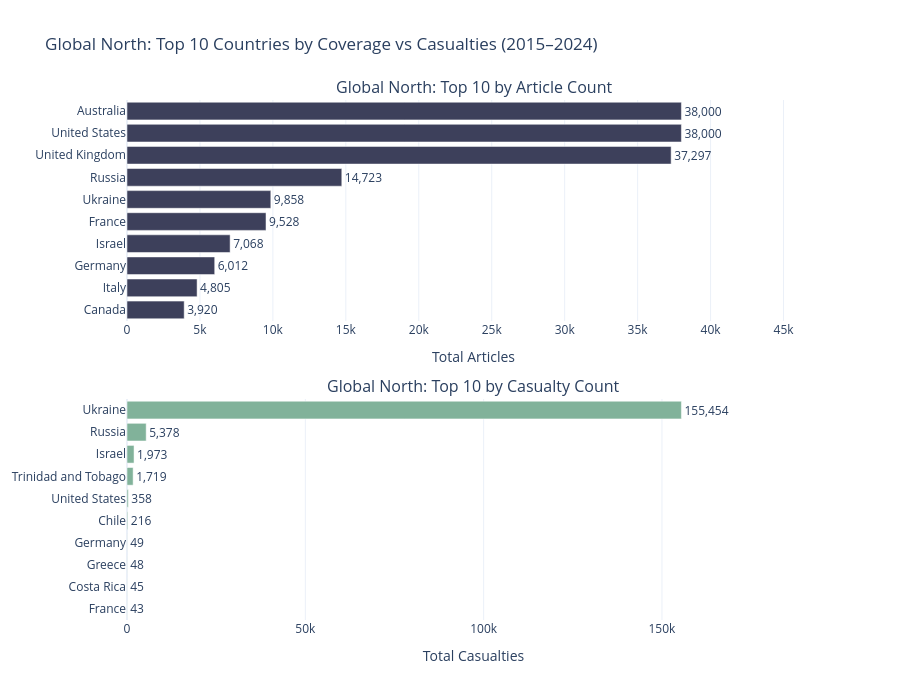
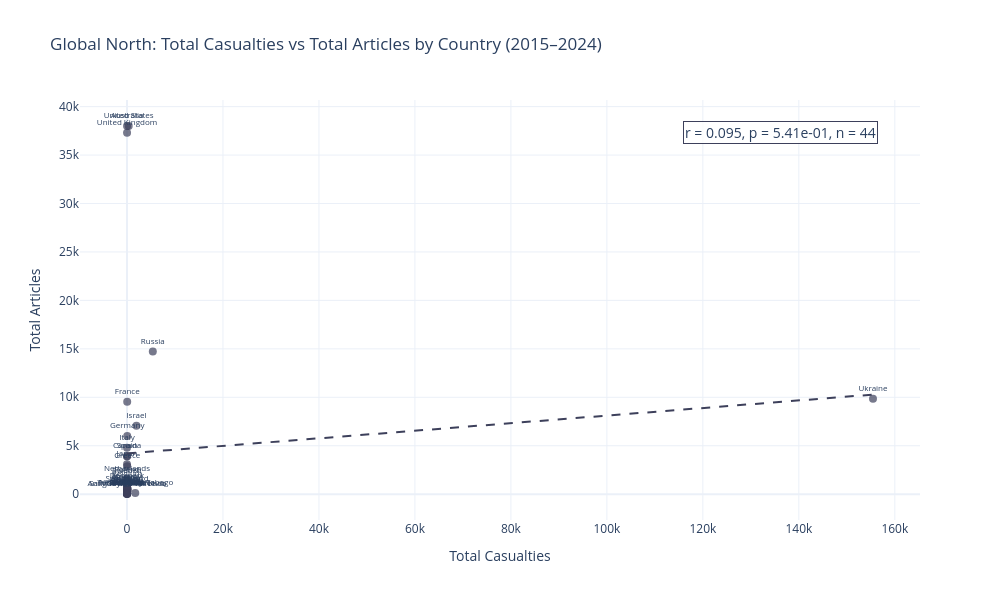

These figures' notebook cell, in order:
### Markdown cell above
Graph 3

### Code cell
fig_gn_bars = build_top10_bars(
    master, 'Global North', '#3D405B', '#81B29A',
    'Global North: Top 10 Countries by Coverage vs Casualties (2015–2024)'
)
fig_gn_bars.show()

fig_gn_scatter = build_scatter(
    master, 'Global North', '#3D405B',
    'Global North: Total Casualties vs Total Articles by Country (2015–2024)'
)
fig_gn_scatter.show()

### Figure 1 — Plotly figure (JSON) as saved in the notebook; plotly's stock layout.template omitted (floating-point values rounded to 4 significant figures)
{"data": [{"hovertemplate": "<b>%{y}</b><br>Articles: %{x:,}<extra></extra>", "marker": {"color": "#3D405B"}, "orientation": "h", "text": ["3,920", "4,805", "6,012", "7,068", "9,528", "9,858", "14,723", "37,297", "38,000", "38,000"], "textposition": "outside", "type": "bar", "x": [3920, 4805, 6012, 7068, 9528, 9858, 14723, 37297, 38000, 38000], "xaxis": "x", "y": ["Canada", "Italy", "Germany", "Israel", "France", "Ukraine", "Russia", "United Kingdom", "United States", "Australia"], "yaxis": "y"}, {"hovertemplate": "<b>%{y}</b><br>Casualties: %{x:,.0f}<extra></extra>", "marker": {"color": "#81B29A"}, "orientation": "h", "text": ["43", "45", "48", "49", "216", "358", "1,719", "1,973", "5,378", "155,454"], "textposition": "outside", "type": "bar", "x": [43, 45, 48, 49, 216, 358, 1719, 1973, 5378, 155454], "xaxis": "x2", "y": ["France", "Costa Rica", "Greece", "Germany", "Chile", "United States", "Trinidad and Tobago", "Israel", "Russia", "Ukraine"], "yaxis": "y2"}], "layout": {"annotations": [{"font": {"size": 16}, "showarrow": false, "text": "Global North: Top 10 by Article Count", "x": 0.5, "xanchor": "center", "xref": "paper", "y": 1, "yanchor": "bottom", "yref": "paper"}, {"font": {"size": 16}, "showarrow": false, "text": "Global North: Top 10 by Casualty Count", "x": 0.5, "xanchor": "center", "xref": "paper", "y": 0.425, "yanchor": "bottom", "yref": "paper"}], "height": 700, "showlegend": false, "title": {"text": "Global North: Top 10 Countries by Coverage vs Casualties (2015–2024)"}, "width": 900, "xaxis": {"anchor": "y", "domain": [0, 1], "range": [0, 47500], "title": {"text": "Total Articles"}}, "xaxis2": {"anchor": "y2", "domain": [0, 1], "range": [0, 194300.0], "title": {"text": "Total Casualties"}}, "yaxis": {"anchor": "x", "domain": [0.575, 1]}, "yaxis2": {"anchor": "x2", "domain": [0, 0.425]}}}

### Figure 2 — Plotly figure (JSON) as saved in the notebook; plotly's stock layout.template omitted (floating-point values rounded to 4 significant figures)
{"data": [{"hovertemplate": "<b>%{text}</b><br>Casualties: %{x:,.0f}<br>Articles: %{y:,}<extra></extra>", "marker": {"color": "#3D405B", "opacity": 0.7, "size": 8}, "mode": "markers+text", "text": ["Antigua and Barbuda", "Australia", "Austria", "Bahamas", "Barbados", "Belgium", "Canada", "Chile", "Costa Rica", "Croatia", "Cyprus", "Denmark", "Estonia", "Finland", "France", "Germany", "Greece", "Guyana", "Iceland", "Israel", "Italy", "Japan", "Latvia", "Lithuania", "Netherlands", "New Caledonia", "Norway", "Panama", "Poland", "Portugal", "Romania", "Russia", "Saint Kitts and Nevis", "Seychelles", "Slovakia", "Slovenia", "Spain", "Sweden", "Switzerland", "Trinidad and Tobago", "Ukraine", "United Kingdom", "United States", "Uruguay"], "textfont": {"size": 8}, "textposition": "top center", "type": "scatter", "x": [6, 7, 6, 6, 2, 9, 12, 216, 45, 3, 2, 1, 1, 2, 43, 49, 48, 13, 3, 1973, 2, 1, 1, 1, 3, 19, 3, 26, 3, 3, 5, 5378, 1, 2, 3, 1, 5, 1, 2, 1719, 155454, 11, 358, 7], "y": [46, 38000, 623, 121, 99, 1015, 3920, 489, 97, 230, 314, 803, 168, 479, 9528, 6012, 2875, 73, 294, 7068, 4805, 3083, 93, 175, 1593, 73, 728, 106, 1414, 508, 320, 14723, 19, 24, 206, 109, 3913, 1359, 572, 121, 9858, 37297, 38000, 75]}, {"line": {"color": "#3D405B", "dash": "dash", "width": 2}, "mode": "lines", "showlegend": false, "type": "scatter", "x": [1.0, 1571.0, 3141.0, 4712.0, 6282.0, 7852.0, 9422.0, 10990.0, 12560.0, 14130.0, 15700.0, 17270.0, 18840.0, 20410.0, 21980.0, 23550.0, 25120.0, 26690.0, 28270.0, 29840.0, 31410.0, 32980.0, 34550.0, 36120.0, 37690.0, 39260.0, 40830.0, 42400.0, 43970.0, 45540.0, 47110.0, 48680.0, 50250.0, 51820.0, 53390.0, 54960.0, 56530.0, 58100.0, 59670.0, 61240.0, 62810.0, 64380.0, 65950.0, 67520.0, 69090.0, 70660.0, 72230.0, 73800.0, 75370.0, 76940.0, 78510.0, 80080.0, 81650.0, 83220.0, 84790.0, 86360.0, 87930.0, 89500.0, 91070.0, 92640.0, 94210.0, 95790.0, 97360.0, 98930.0, 100500.0, 102100.0, 103600.0, 105200.0, 106800.0, 108300.0, 109900.0, 111500.0, 113100.0, 114600.0, 116200.0, 117800.0, 119300.0, 120900.0, 122500.0, 124000.0, 125600.0, 127200.0, 128800.0, 130300.0, 131900.0, 133500.0, 135000.0, 136600.0, 138200.0, 139800.0, 141300.0, 142900.0, 144500.0, 146000.0, 147600.0, 149200.0, 150700.0, 152300.0, 153900.0, 155500.0], "y": [4204.0, 4265.0, 4326.0, 4388.0, 4449.0, 4511.0, 4572.0, 4633.0, 4695.0, 4756.0, 4817.0, 4879.0, 4940.0, 5001.0, 5063.0, 5124.0, 5185.0, 5247.0, 5308.0, 5369.0, 5431.0, 5492.0, 5554.0, 5615.0, 5676.0, 5738.0, 5799.0, 5860.0, 5922.0, 5983.0, 6044.0, 6106.0, 6167.0, 6228.0, 6290.0, 6351.0, 6412.0, 6474.0, 6535.0, 6596.0, 6658.0, 6719.0, 6781.0, 6842.0, 6903.0, 6965.0, 7026.0, 7087.0, 7149.0, 7210.0, 7271.0, 7333.0, 7394.0, 7455.0, 7517.0, 7578.0, 7639.0, 7701.0, 7762.0, 7824.0, 7885.0, 7946.0, 8008.0, 8069.0, 8130.0, 8192.0, 8253.0, 8314.0, 8376.0, 8437.0, 8498.0, 8560.0, 8621.0, 8682.0, 8744.0, 8805.0, 8867.0, 8928.0, 8989.0, 9051.0, 9112.0, 9173.0, 9235.0, 9296.0, 9357.0, 9419.0, 9480.0, 9541.0, 9603.0, 9664.0, 9725.0, 9787.0, 9848.0, 9910.0, 9971.0, 10030.0, 10090.0, 10150.0, 10220.0, 10280.0]}], "layout": {"annotations": [{"bgcolor": "rgba(255,255,255,0.8)", "bordercolor": "#3D405B", "borderwidth": 1, "font": {"size": 14}, "showarrow": false, "text": "r = 0.095, p = 5.41e-01, n = 44", "x": 0.95, "xanchor": "right", "xref": "x domain", "y": 0.95, "yanchor": "top", "yref": "y domain"}], "height": 600, "showlegend": false, "title": {"text": "Global North: Total Casualties vs Total Articles by Country (2015–2024)"}, "width": 1000, "xaxis": {"title": {"text": "Total Casualties"}}, "yaxis": {"title": {"text": "Total Articles"}}}}
